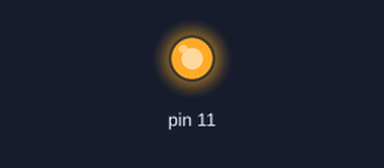
Bench run of a sketch on a simulated Arduino Uno, built with avr-gcc and run on an emulated ATmega328P. On the bench: output pins drawn as LEDs (lit = HIGH).

Above: at 0.1 s.
Timing chart, 0 to 1.6 s (numbered marks = the images above):
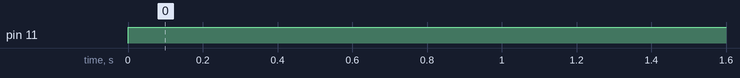

The sketch:

PWMtest.ino
```cpp
int i = 0;

void setup() {
  // put your setup code here, to run once:
  pinMode(11, OUTPUT);
}

void loop() {
  // put your main code here, to run repeatedly:
  analogWrite(11, 255);
  i += 10;
  if (i > 255) {
    i = 0;
  }
  delay(500);

}
```

Measured:
- by itself, pin 11: LOW → HIGH at 0.00 s
